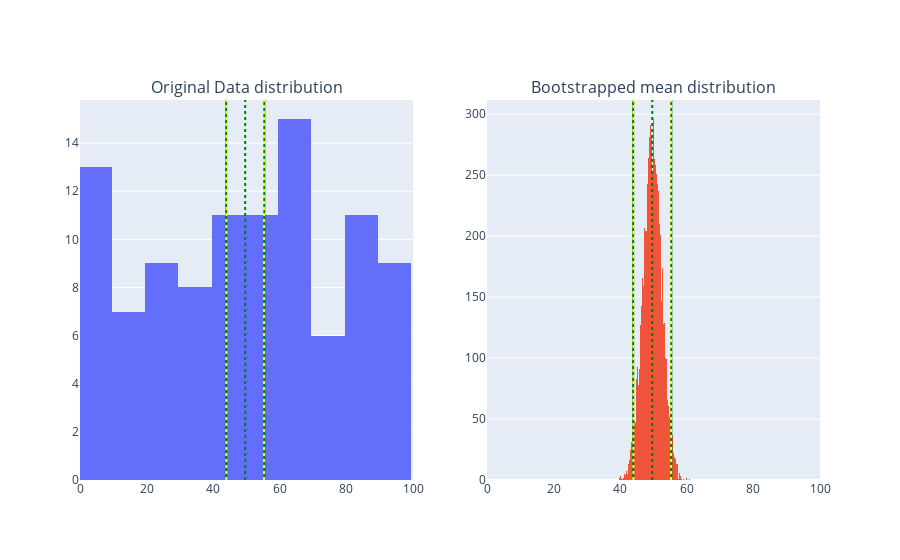

The cell this chart's notebook holds for it:
### Markdown cell above
## 4. The "Pre-lecture" video (above) mentioned that bootstrap confidence intervals could apply to other statistics of the sample, such as the "median". Work with a ChatBot to create code to produce a 95% bootstrap confidence interval for a population mean based on a sample that you have and comment the code to demonstrate how the code can be changed to produce a 95% bootstrap confidence interval for different population parameter (other than the population mean, such as the population median).

Session link with ChatGPT: https://chatgpt.com/share/66f9e917-13fc-8012-ade7-59835d582b6e

### Code cell
import pandas as pd
import numpy as np
import plotly.express as px
from plotly.subplots import make_subplots
import plotly.graph_objects as go

# Set the size and range of the original sample
sample_size = 100
value_range = [0, 100]

# Generate the original data using parameters above
original_sample = np.random.choice(value_range[1], sample_size) - value_range[0]

# Set the number of bootstrapping repetitions
bootstrap_amount = 10000
bootstrapped_data = np.array([])
for _ in range(bootstrap_amount):
    # Create a bootstrapped population sampling from the orignal data with replacement
    bootstrapped_sample = np.random.choice(original_sample, sample_size)
    bootstrapped_data = np.append(bootstrapped_data, bootstrapped_sample.mean()) # Here you can change the value you are attempting to calculate
    # Example: bootstrapped_data = np.append(bootstrapped_data, bootstrapped_sample.median())

fig = make_subplots(rows=1, cols=2, subplot_titles=("Original Data distribution", "Bootstrapped mean distribution"))

fig.add_trace(go.Histogram(x=original_sample), row=1, col=1)
fig.add_trace(go.Histogram(x=bootstrapped_data), row=1, col=2)

# Add vertical lines indicating the mean of each set of data
fig.add_vline(original_sample.mean(), line_dash="dot", line_color="green", row=1, col=1)
fig.add_vline(bootstrapped_data.mean(), line_dash="dot", line_color="green", row=1, col=2)

# Use np.quantile to find the inner 95% of the bootstrapped means and add solid green vertical lines to both graphs
# On the bootstrapped distribution graph, these lines indicate where 2.5% and 97.5% of the data lie before
# On the original distribution, these lines indicate the 95% confidence interval for the mean
fig.add_vline(np.quantile(bootstrapped_data, 0.025), line_dash="solid", line_color="green")
fig.add_vline(np.quantile(bootstrapped_data, 0.975), line_dash="solid", line_color="green")

# Using the SEM to estimate the 95% confidence interval instead of using np.quantile
sem = original_sample.std() / (sample_size ** 0.5)
fig.add_vline(original_sample.mean() + 1.96 * sem, line_dash="dot", line_color="yellow")
fig.add_vline(original_sample.mean() - 1.96 * sem, line_dash="dot", line_color="yellow")

fig.update_layout(showlegend=False)

fig.update_xaxes(range=value_range)
fig.show()

### Figure 1 — Plotly figure (JSON) as saved in the notebook; plotly's stock layout.template omitted (floating-point values rounded to 4 significant figures; data arrays with more than 128 entries replaced by an {"elided": "..."} marker saying what was removed)
{"data": [{"type": "histogram", "x": [16, 62, 20, 65, 75, 53, 84, 9, 17, 12, 4, 68, 34, 80, 36, 96, 40, 9, 24, 67, 35, 46, 22, 70, 66, 1, 86, 63, 61, 19, 53, 42, 9, 79, 32, 24, 59, 67, 64, 0, 21, 76, 99, 7, 64, 3, 44, 99, 66, 15, 93, 41, 10, 37, 57, 58, 47, 5, 86, 11, 49, 93, 86, 38, 85, 89, 77, 88, 63, 49, 7, 53, 64, 86, 24, 92, 91, 45, 55, 61, 29, 49, 61, 35, 51, 57, 2, 32, 98, 2, 72, 43, 85, 97, 52, 22, 29, 51, 83, 8], "xaxis": "x", "yaxis": "y"}, {"type": "histogram", "x": {"elided": "10000 float values"}, "xaxis": "x2", "yaxis": "y2"}], "layout": {"annotations": [{"font": {"size": 16}, "showarrow": false, "text": "Original Data distribution", "x": 0.225, "xanchor": "center", "xref": "paper", "y": 1, "yanchor": "bottom", "yref": "paper"}, {"font": {"size": 16}, "showarrow": false, "text": "Bootstrapped mean distribution", "x": 0.775, "xanchor": "center", "xref": "paper", "y": 1, "yanchor": "bottom", "yref": "paper"}], "shapes": [{"line": {"color": "green", "dash": "dot"}, "type": "line", "x0": 49.61, "x1": 49.61, "xref": "x", "y0": 0, "y1": 1, "yref": "y domain"}, {"line": {"color": "green", "dash": "dot"}, "type": "line", "x0": 49.63, "x1": 49.63, "xref": "x2", "y0": 0, "y1": 1, "yref": "y2 domain"}, {"line": {"color": "green", "dash": "solid"}, "type": "line", "x0": 43.89, "x1": 43.89, "xref": "x", "y0": 0, "y1": 1, "yref": "y domain"}, {"line": {"color": "green", "dash": "solid"}, "type": "line", "x0": 43.89, "x1": 43.89, "xref": "x2", "y0": 0, "y1": 1, "yref": "y2 domain"}, {"line": {"color": "green", "dash": "solid"}, "type": "line", "x0": 55.35, "x1": 55.35, "xref": "x", "y0": 0, "y1": 1, "yref": "y domain"}, {"line": {"color": "green", "dash": "solid"}, "type": "line", "x0": 55.35, "x1": 55.35, "xref": "x2", "y0": 0, "y1": 1, "yref": "y2 domain"}, {"line": {"color": "yellow", "dash": "dot"}, "type": "line", "x0": 55.27, "x1": 55.27, "xref": "x", "y0": 0, "y1": 1, "yref": "y domain"}, {"line": {"color": "yellow", "dash": "dot"}, "type": "line", "x0": 55.27, "x1": 55.27, "xref": "x2", "y0": 0, "y1": 1, "yref": "y2 domain"}, {"line": {"color": "yellow", "dash": "dot"}, "type": "line", "x0": 43.95, "x1": 43.95, "xref": "x", "y0": 0, "y1": 1, "yref": "y domain"}, {"line": {"color": "yellow", "dash": "dot"}, "type": "line", "x0": 43.95, "x1": 43.95, "xref": "x2", "y0": 0, "y1": 1, "yref": "y2 domain"}], "showlegend": false, "xaxis": {"anchor": "y", "domain": [0, 0.45], "range": [0, 100]}, "xaxis2": {"anchor": "y2", "domain": [0.55, 1], "range": [0, 100]}, "yaxis": {"anchor": "x", "domain": [0, 1]}, "yaxis2": {"anchor": "x2", "domain": [0, 1]}}}
